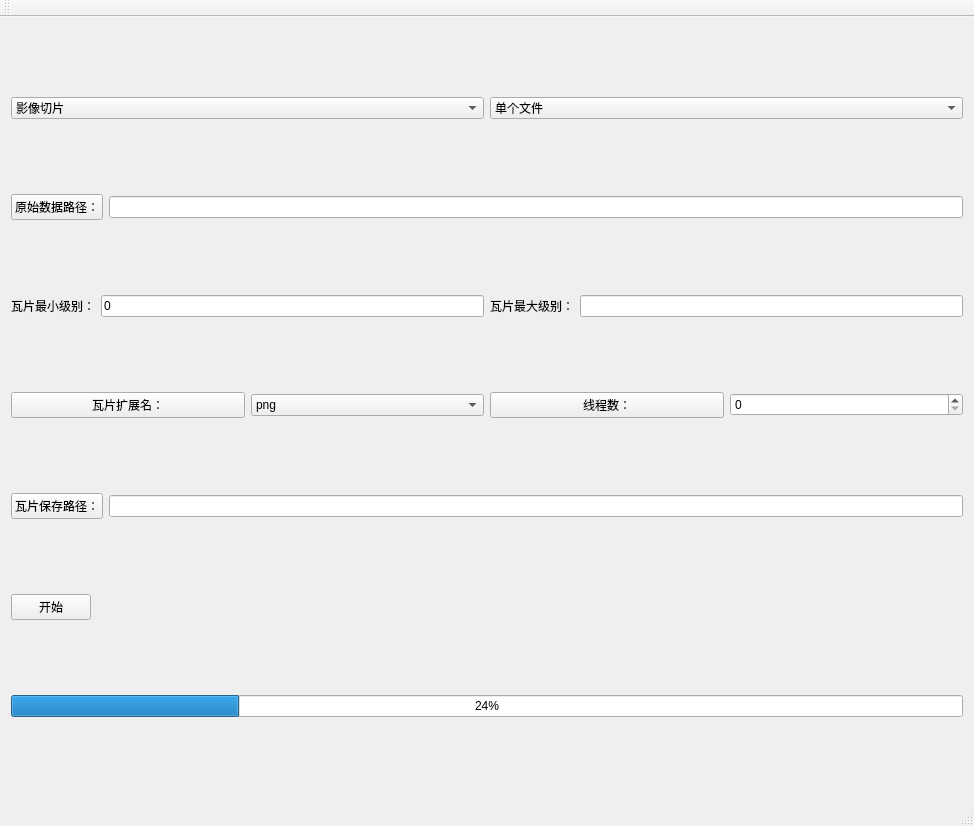
<?xml version="1.0" encoding="UTF-8"?>
<ui version="4.0">
 <class>TileCreatorClass</class>
 <widget class="QMainWindow" name="TileCreatorClass">
  <property name="geometry">
   <rect>
    <x>0</x>
    <y>0</y>
    <width>974</width>
    <height>826</height>
   </rect>
  </property>
  <property name="windowTitle">
   <string>TileCreator</string>
  </property>
  <widget class="QWidget" name="centralWidget">
   <layout class="QGridLayout" name="gridLayout">
    <item row="0" column="0">
     <layout class="QHBoxLayout" name="horizontalLayout">
      <item>
       <widget class="QComboBox" name="cmbTileCreator">
        <item>
         <property name="text">
          <string>影像切片</string>
         </property>
        </item>
        <item>
         <property name="text">
          <string>高程切片</string>
         </property>
        </item>
        <item>
         <property name="text">
          <string>矢量切片</string>
         </property>
        </item>
       </widget>
      </item>
      <item>
       <widget class="QComboBox" name="cmbTileflag">
        <item>
         <property name="text">
          <string>单个文件</string>
         </property>
        </item>
        <item>
         <property name="text">
          <string>多个文件</string>
         </property>
        </item>
       </widget>
      </item>
     </layout>
    </item>
    <item row="1" column="0">
     <layout class="QHBoxLayout" name="horizontalLayout_2">
      <item>
       <widget class="QPushButton" name="ptnres">
        <property name="text">
         <string>原始数据路径：</string>
        </property>
       </widget>
      </item>
      <item>
       <widget class="QLineEdit" name="ledresfile"/>
      </item>
     </layout>
    </item>
    <item row="2" column="0">
     <layout class="QHBoxLayout" name="horizontalLayout_3">
      <item>
       <widget class="QLabel" name="label_2">
        <property name="text">
         <string>瓦片最小级别：</string>
        </property>
       </widget>
      </item>
      <item>
       <widget class="QLineEdit" name="lineEdit_2">
        <property name="text">
         <string>0</string>
        </property>
        <property name="readOnly">
         <bool>true</bool>
        </property>
       </widget>
      </item>
      <item>
       <widget class="QLabel" name="label_3">
        <property name="text">
         <string>瓦片最大级别：</string>
        </property>
       </widget>
      </item>
      <item>
       <widget class="QLineEdit" name="ledMaxlev"/>
      </item>
     </layout>
    </item>
    <item row="3" column="0">
     <layout class="QHBoxLayout" name="horizontalLayout_4">
      <item>
       <widget class="QPushButton" name="ptnobj_2">
        <property name="text">
         <string>瓦片扩展名：</string>
        </property>
       </widget>
      </item>
      <item>
       <widget class="QComboBox" name="cmbext">
        <item>
         <property name="text">
          <string>png</string>
         </property>
        </item>
        <item>
         <property name="text">
          <string>tif</string>
         </property>
        </item>
        <item>
         <property name="text">
          <string>json</string>
         </property>
        </item>
       </widget>
      </item>
      <item>
       <widget class="QPushButton" name="pushButton">
        <property name="text">
         <string>线程数：</string>
        </property>
       </widget>
      </item>
      <item>
       <widget class="QSpinBox" name="spinBox">
        <property name="maximum">
         <number>20</number>
        </property>
       </widget>
      </item>
     </layout>
    </item>
    <item row="4" column="0">
     <layout class="QHBoxLayout" name="horizontalLayout_5">
      <item>
       <widget class="QPushButton" name="ptnobj">
        <property name="text">
         <string>瓦片保存路径：</string>
        </property>
       </widget>
      </item>
      <item>
       <widget class="QLineEdit" name="ledobjfile"/>
      </item>
     </layout>
    </item>
    <item row="5" column="0">
     <layout class="QHBoxLayout" name="horizontalLayout_6">
      <item>
       <widget class="QPushButton" name="ptnbegin">
        <property name="text">
         <string>开始</string>
        </property>
       </widget>
      </item>
      <item>
       <spacer name="horizontalSpacer">
        <property name="orientation">
         <enum>Qt::Horizontal</enum>
        </property>
        <property name="sizeHint" stdset="0">
         <size>
          <width>168</width>
          <height>20</height>
         </size>
        </property>
       </spacer>
      </item>
     </layout>
    </item>
    <item row="6" column="0">
     <widget class="QProgressBar" name="progressBar">
      <property name="value">
       <number>24</number>
      </property>
     </widget>
    </item>
   </layout>
  </widget>
  <widget class="QMenuBar" name="menuBar">
   <property name="geometry">
    <rect>
     <x>0</x>
     <y>0</y>
     <width>974</width>
     <height>26</height>
    </rect>
   </property>
  </widget>
  <widget class="QToolBar" name="mainToolBar">
   <attribute name="toolBarArea">
    <enum>TopToolBarArea</enum>
   </attribute>
   <attribute name="toolBarBreak">
    <bool>false</bool>
   </attribute>
  </widget>
  <widget class="QStatusBar" name="statusBar"/>
 </widget>
 <layoutdefault spacing="6" margin="11"/>
 <resources>
  <include location="tilecreator.qrc"/>
 </resources>
 <connections/>
</ui>
